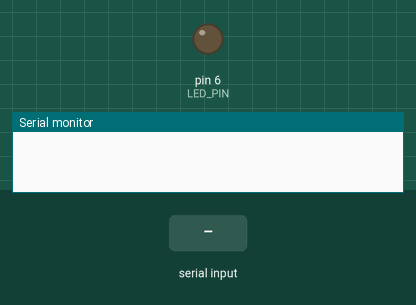
This sketch was run on a simulated Arduino Uno, built with avr-gcc and run on an emulated ATmega328P. Shown: output pins drawn as LEDs (lit = HIGH), the last lines printed to the serial monitor. The test bench sets the inputs (shaded band).

Above: at 1.2 s.
1.3 s: "1" received over the second serial link
At 2.5 s:
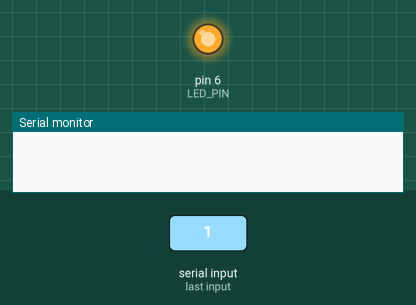
2.8 s: "90,45\n" received over the second serial link
At 3.3 s:
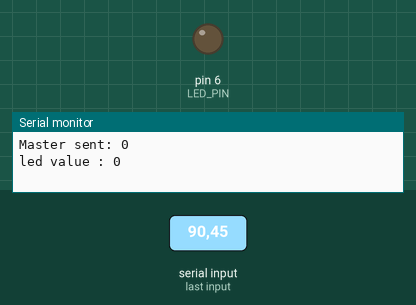
Timing chart, 0 to 5.8 s (numbered marks = the images above; inputs shaded):
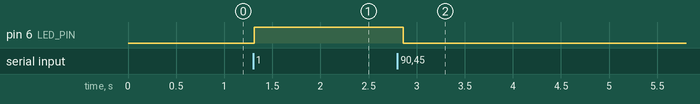

Measured:
- after the input at 1.3 s, pin 6 (LED_PIN): LOW → HIGH at once
- after the input at 2.8 s, pin 6 (LED_PIN): HIGH → LOW after 0.06 s

The sketch:

pratica_serial_slave.ino
```cpp
#define LED_PIN 6
#include <SoftwareSerial.h>

SoftwareSerial ArduinoMaster(10,11);

String msg = "";
int ledValue = 0;

int sensorValue = 0, oldSensorValue = 0;
bool isPressed = false;

void setup() {
  Serial.begin(9600);
  ArduinoMaster.begin(9600);
  pinMode(LED_PIN, OUTPUT);
}

void loop() {
  readMasterPort();
  processMasterMsg();

  if(isPressed) {
    digitalWrite(LED_PIN, HIGH);
    oldSensorValue = -1;
  }else if(oldSensorValue != sensorValue){
    Serial.print("Master sent: ");
    Serial.println(sensorValue);

    ledValue = map(sensorValue, 0, 1023, 0, 255);
    Serial.print("led value : ");
    Serial.println(ledValue);

    ArduinoMaster.print(ledValue);
    analogWrite(LED_PIN, ledValue);

    oldSensorValue = sensorValue;
  }
}

void readMasterPort() {
  while(ArduinoMaster.available() > 0) {
    char c = ArduinoMaster.read();

    msg += c;
    delay(10);
  }
  ArduinoMaster.flush();
}

void processMasterMsg() {
  if(msg.length() > 0) {
      isPressed = msg[0] == '1';

      char carray[6];
      for(int i = 2; i < msg.length(); i++) {
        carray[i-2] = msg[i];
      }

      sensorValue = atoi(carray);
      msg = "";
  }
}
```
